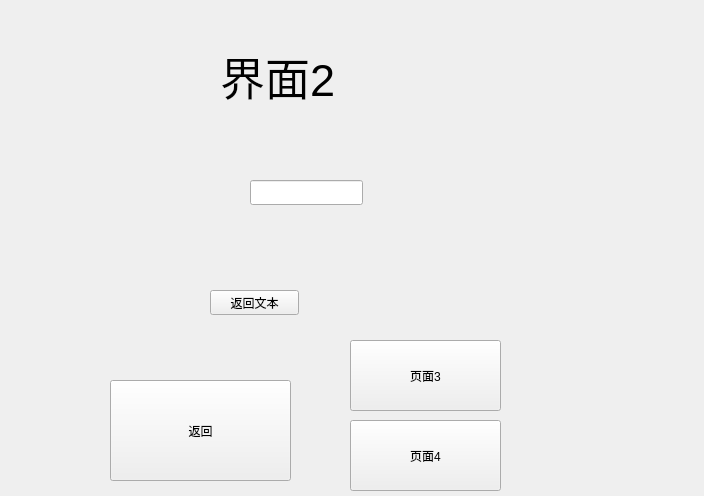
<?xml version="1.0" encoding="UTF-8"?>
<ui version="4.0">
 <class>my_next</class>
 <widget class="QWidget" name="my_next">
  <property name="geometry">
   <rect>
    <x>0</x>
    <y>0</y>
    <width>704</width>
    <height>496</height>
   </rect>
  </property>
  <property name="windowTitle">
   <string>Form</string>
  </property>
  <widget class="QLabel" name="label">
   <property name="geometry">
    <rect>
     <x>220</x>
     <y>40</y>
     <width>261</width>
     <height>71</height>
    </rect>
   </property>
   <property name="font">
    <font>
     <pointsize>34</pointsize>
    </font>
   </property>
   <property name="text">
    <string>界面2</string>
   </property>
  </widget>
  <widget class="QPushButton" name="pushButton">
   <property name="geometry">
    <rect>
     <x>110</x>
     <y>380</y>
     <width>181</width>
     <height>101</height>
    </rect>
   </property>
   <property name="text">
    <string>返回</string>
   </property>
  </widget>
  <widget class="QPushButton" name="pushButton_2">
   <property name="geometry">
    <rect>
     <x>350</x>
     <y>340</y>
     <width>151</width>
     <height>71</height>
    </rect>
   </property>
   <property name="text">
    <string>页面3</string>
   </property>
  </widget>
  <widget class="QPushButton" name="pushButton_3">
   <property name="geometry">
    <rect>
     <x>350</x>
     <y>420</y>
     <width>151</width>
     <height>71</height>
    </rect>
   </property>
   <property name="text">
    <string>页面4</string>
   </property>
  </widget>
  <widget class="QPushButton" name="pushButton_4">
   <property name="geometry">
    <rect>
     <x>210</x>
     <y>290</y>
     <width>89</width>
     <height>25</height>
    </rect>
   </property>
   <property name="text">
    <string>返回文本</string>
   </property>
  </widget>
  <widget class="QLineEdit" name="lineEdit">
   <property name="geometry">
    <rect>
     <x>250</x>
     <y>180</y>
     <width>113</width>
     <height>25</height>
    </rect>
   </property>
  </widget>
 </widget>
 <resources/>
 <connections/>
</ui>
